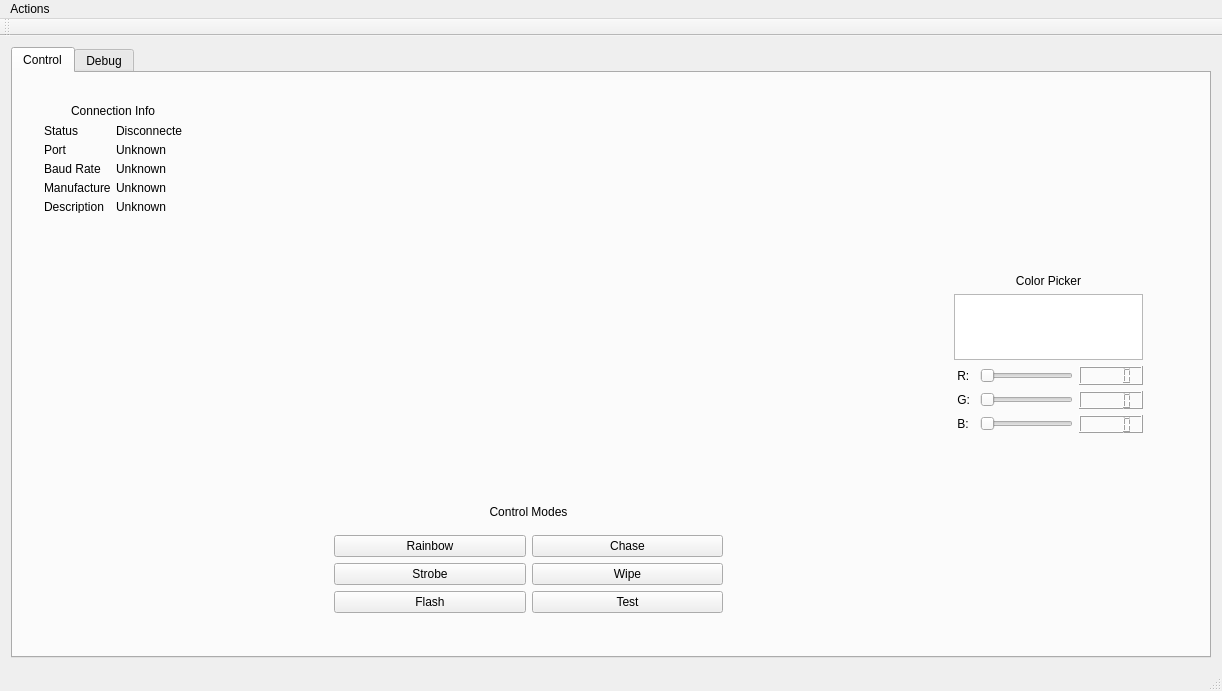
<?xml version="1.0" encoding="UTF-8"?>
<ui version="4.0">
 <class>MainWindow</class>
 <widget class="QMainWindow" name="MainWindow">
  <property name="geometry">
   <rect>
    <x>0</x>
    <y>0</y>
    <width>1222</width>
    <height>691</height>
   </rect>
  </property>
  <property name="windowTitle">
   <string>MainWindow</string>
  </property>
  <widget class="QWidget" name="centralWidget">
   <layout class="QHBoxLayout" name="horizontalLayout">
    <item>
     <widget class="QTabWidget" name="tabWidget">
      <property name="currentIndex">
       <number>0</number>
      </property>
      <widget class="QWidget" name="tab">
       <attribute name="title">
        <string>Control</string>
       </attribute>
       <widget class="QWidget" name="gridLayoutWidget">
        <property name="geometry">
         <rect>
          <x>310</x>
          <y>410</y>
          <width>411</width>
          <height>141</height>
         </rect>
        </property>
        <layout class="QGridLayout" name="controlModeGrid">
         <item row="3" column="0">
          <widget class="QPushButton" name="flashButton">
           <property name="text">
            <string>Flash</string>
           </property>
          </widget>
         </item>
         <item row="1" column="0">
          <widget class="QPushButton" name="rainbowButton">
           <property name="text">
            <string>Rainbow</string>
           </property>
          </widget>
         </item>
         <item row="3" column="1">
          <widget class="QPushButton" name="testButton">
           <property name="text">
            <string>Test</string>
           </property>
          </widget>
         </item>
         <item row="1" column="1">
          <widget class="QPushButton" name="chaseButton">
           <property name="text">
            <string>Chase</string>
           </property>
          </widget>
         </item>
         <item row="2" column="0">
          <widget class="QPushButton" name="strobeButton">
           <property name="text">
            <string>Strobe</string>
           </property>
          </widget>
         </item>
         <item row="2" column="1">
          <widget class="QPushButton" name="wipeButton">
           <property name="text">
            <string>Wipe</string>
           </property>
          </widget>
         </item>
         <item row="0" column="0" colspan="2">
          <widget class="QLabel" name="controlModeLabel">
           <property name="text">
            <string>Control Modes</string>
           </property>
           <property name="alignment">
            <set>Qt::AlignCenter</set>
           </property>
          </widget>
         </item>
        </layout>
       </widget>
       <widget class="QWidget" name="gridLayoutWidget_2">
        <property name="geometry">
         <rect>
          <x>20</x>
          <y>20</y>
          <width>160</width>
          <height>131</height>
         </rect>
        </property>
        <layout class="QGridLayout" name="connectInfoGrid">
         <item row="4" column="0">
          <widget class="QLabel" name="manufactLabel">
           <property name="text">
            <string>Manufacturer</string>
           </property>
          </widget>
         </item>
         <item row="2" column="0">
          <widget class="QLabel" name="portLabel">
           <property name="text">
            <string>Port</string>
           </property>
          </widget>
         </item>
         <item row="1" column="1">
          <widget class="QLabel" name="statusText">
           <property name="text">
            <string>Disconnected</string>
           </property>
          </widget>
         </item>
         <item row="5" column="0">
          <widget class="QLabel" name="descLabel">
           <property name="text">
            <string>Description</string>
           </property>
          </widget>
         </item>
         <item row="4" column="1">
          <widget class="QLabel" name="manufactText">
           <property name="text">
            <string>Unknown</string>
           </property>
          </widget>
         </item>
         <item row="5" column="1">
          <widget class="QLabel" name="descText">
           <property name="text">
            <string>Unknown</string>
           </property>
          </widget>
         </item>
         <item row="3" column="1">
          <widget class="QLabel" name="baudText">
           <property name="text">
            <string>Unknown</string>
           </property>
          </widget>
         </item>
         <item row="1" column="0">
          <widget class="QLabel" name="statusLabel">
           <property name="text">
            <string>Status</string>
           </property>
          </widget>
         </item>
         <item row="2" column="1">
          <widget class="QLabel" name="portText">
           <property name="text">
            <string>Unknown</string>
           </property>
          </widget>
         </item>
         <item row="3" column="0">
          <widget class="QLabel" name="baudLabel">
           <property name="text">
            <string>Baud Rate</string>
           </property>
          </widget>
         </item>
         <item row="0" column="0" colspan="2">
          <widget class="QLabel" name="connectInfoLabel">
           <property name="text">
            <string>Connection Info</string>
           </property>
           <property name="alignment">
            <set>Qt::AlignCenter</set>
           </property>
          </widget>
         </item>
        </layout>
       </widget>
       <widget class="QWidget" name="verticalLayoutWidget">
        <property name="geometry">
         <rect>
          <x>930</x>
          <y>190</y>
          <width>211</width>
          <height>181</height>
         </rect>
        </property>
        <layout class="QVBoxLayout" name="verticalLayout_2">
         <item>
          <widget class="QLabel" name="colorPickerLabel">
           <property name="text">
            <string>Color Picker</string>
           </property>
           <property name="alignment">
            <set>Qt::AlignCenter</set>
           </property>
          </widget>
         </item>
         <item>
          <widget class="QTextBrowser" name="colorDisplay"/>
         </item>
         <item>
          <layout class="QGridLayout" name="gridLayout">
           <item row="0" column="0">
            <widget class="QLabel" name="rSliderLabel">
             <property name="text">
              <string> R: </string>
             </property>
            </widget>
           </item>
           <item row="2" column="1">
            <widget class="QSlider" name="bColorSlider">
             <property name="maximum">
              <number>255</number>
             </property>
             <property name="orientation">
              <enum>Qt::Horizontal</enum>
             </property>
            </widget>
           </item>
           <item row="1" column="2">
            <widget class="QLCDNumber" name="gValueDisplay"/>
           </item>
           <item row="2" column="0">
            <widget class="QLabel" name="bSliderLabel">
             <property name="text">
              <string> B: </string>
             </property>
            </widget>
           </item>
           <item row="0" column="2">
            <widget class="QLCDNumber" name="rValueDisplay"/>
           </item>
           <item row="1" column="0">
            <widget class="QLabel" name="gSliderLabel">
             <property name="text">
              <string> G: </string>
             </property>
            </widget>
           </item>
           <item row="1" column="1">
            <widget class="QSlider" name="gColorSlider">
             <property name="maximum">
              <number>255</number>
             </property>
             <property name="orientation">
              <enum>Qt::Horizontal</enum>
             </property>
            </widget>
           </item>
           <item row="0" column="1">
            <widget class="QSlider" name="rColorSlider">
             <property name="maximum">
              <number>255</number>
             </property>
             <property name="orientation">
              <enum>Qt::Horizontal</enum>
             </property>
            </widget>
           </item>
           <item row="2" column="2">
            <widget class="QLCDNumber" name="bValueDisplay"/>
           </item>
          </layout>
         </item>
        </layout>
       </widget>
       <zorder>gridLayoutWidget</zorder>
       <zorder>gridLayoutWidget_2</zorder>
       <zorder>controlModeLabel</zorder>
       <zorder>verticalLayoutWidget</zorder>
      </widget>
      <widget class="QWidget" name="tab_2">
       <attribute name="title">
        <string>Debug</string>
       </attribute>
       <layout class="QHBoxLayout" name="horizontalLayout_2">
        <item>
         <layout class="QVBoxLayout" name="verticalLayout">
          <item alignment="Qt::AlignHCenter">
           <widget class="QLabel" name="logLabel">
            <property name="text">
             <string>Communication Log</string>
            </property>
           </widget>
          </item>
          <item>
           <widget class="QTextBrowser" name="logView"/>
          </item>
          <item>
           <layout class="QHBoxLayout" name="horizontalLayout_4">
            <item>
             <widget class="QLineEdit" name="sendField"/>
            </item>
            <item>
             <widget class="QPushButton" name="sendButton">
              <property name="text">
               <string>Send</string>
              </property>
             </widget>
            </item>
           </layout>
          </item>
         </layout>
        </item>
       </layout>
      </widget>
     </widget>
    </item>
   </layout>
  </widget>
  <widget class="QMenuBar" name="menuBar">
   <property name="geometry">
    <rect>
     <x>0</x>
     <y>0</y>
     <width>1222</width>
     <height>21</height>
    </rect>
   </property>
   <widget class="QMenu" name="menuActions">
    <property name="title">
     <string>Actions</string>
    </property>
    <addaction name="actionConnect"/>
    <addaction name="actionDisconnect"/>
   </widget>
   <addaction name="menuActions"/>
  </widget>
  <widget class="QToolBar" name="mainToolBar">
   <attribute name="toolBarArea">
    <enum>TopToolBarArea</enum>
   </attribute>
   <attribute name="toolBarBreak">
    <bool>false</bool>
   </attribute>
  </widget>
  <widget class="QStatusBar" name="statusBar"/>
  <action name="actionConnect">
   <property name="text">
    <string>Connect</string>
   </property>
  </action>
  <action name="actionDisconnect">
   <property name="text">
    <string>Disconnect</string>
   </property>
  </action>
 </widget>
 <layoutdefault spacing="6" margin="11"/>
 <resources/>
 <connections/>
</ui>
